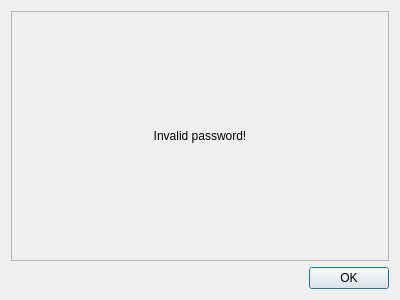
<?xml version="1.0" encoding="UTF-8"?>
<ui version="4.0">
 <class>DialogInvalidPass</class>
 <widget class="QDialog" name="DialogInvalidPass">
  <property name="geometry">
   <rect>
    <x>0</x>
    <y>0</y>
    <width>400</width>
    <height>300</height>
   </rect>
  </property>
  <property name="windowTitle">
   <string>Invalid password!</string>
  </property>
  <property name="windowIcon">
   <iconset>
    <normaloff>../../img/icon.svg</normaloff>../../img/icon.svg</iconset>
  </property>
  <layout class="QVBoxLayout" name="verticalLayout">
   <item>
    <widget class="QLabel" name="label">
     <property name="frameShape">
      <enum>QFrame::StyledPanel</enum>
     </property>
     <property name="frameShadow">
      <enum>QFrame::Raised</enum>
     </property>
     <property name="text">
      <string>Invalid password!</string>
     </property>
     <property name="alignment">
      <set>Qt::AlignCenter</set>
     </property>
    </widget>
   </item>
   <item>
    <widget class="QDialogButtonBox" name="buttonBox">
     <property name="orientation">
      <enum>Qt::Horizontal</enum>
     </property>
     <property name="standardButtons">
      <set>QDialogButtonBox::Ok</set>
     </property>
    </widget>
   </item>
  </layout>
 </widget>
 <resources/>
 <connections>
  <connection>
   <sender>buttonBox</sender>
   <signal>accepted()</signal>
   <receiver>DialogInvalidPass</receiver>
   <slot>accept()</slot>
   <hints>
    <hint type="sourcelabel">
     <x>248</x>
     <y>254</y>
    </hint>
    <hint type="destinationlabel">
     <x>157</x>
     <y>274</y>
    </hint>
   </hints>
  </connection>
  <connection>
   <sender>buttonBox</sender>
   <signal>rejected()</signal>
   <receiver>DialogInvalidPass</receiver>
   <slot>reject()</slot>
   <hints>
    <hint type="sourcelabel">
     <x>316</x>
     <y>260</y>
    </hint>
    <hint type="destinationlabel">
     <x>286</x>
     <y>274</y>
    </hint>
   </hints>
  </connection>
 </connections>
</ui>
